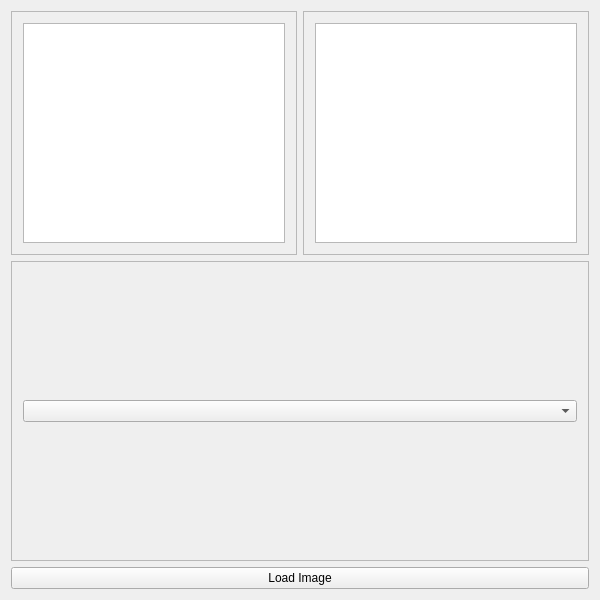
<?xml version="1.0" encoding="UTF-8"?>
<ui version="4.0">
 <class>MainWindow</class>
 <widget class="QWidget" name="MainWindow">
  <property name="geometry">
   <rect>
    <x>0</x>
    <y>0</y>
    <width>600</width>
    <height>600</height>
   </rect>
  </property>
  <property name="sizePolicy">
   <sizepolicy hsizetype="Preferred" vsizetype="Preferred">
    <horstretch>0</horstretch>
    <verstretch>0</verstretch>
   </sizepolicy>
  </property>
  <property name="minimumSize">
   <size>
    <width>600</width>
    <height>600</height>
   </size>
  </property>
  <property name="windowTitle">
   <string>MainWindow</string>
  </property>
  <layout class="QGridLayout" name="gridLayout">
   <item row="0" column="0">
    <layout class="QGridLayout" name="gridLayout_2">
     <item row="1" column="0">
      <widget class="QFrame" name="frame_orig">
       <property name="frameShape">
        <enum>QFrame::StyledPanel</enum>
       </property>
       <property name="frameShadow">
        <enum>QFrame::Raised</enum>
       </property>
       <layout class="QGridLayout" name="gridLayout_3">
        <item row="0" column="1">
         <widget class="QGraphicsView" name="graphics_orig"/>
        </item>
       </layout>
      </widget>
     </item>
     <item row="4" column="0" colspan="2">
      <widget class="QPushButton" name="load_button">
       <property name="text">
        <string>Load Image</string>
       </property>
      </widget>
     </item>
     <item row="1" column="1">
      <widget class="QFrame" name="frame_intensity">
       <property name="frameShape">
        <enum>QFrame::StyledPanel</enum>
       </property>
       <property name="frameShadow">
        <enum>QFrame::Raised</enum>
       </property>
       <layout class="QGridLayout" name="gridLayout_4">
        <item row="0" column="0">
         <widget class="QGraphicsView" name="graphics_channel"/>
        </item>
       </layout>
      </widget>
     </item>
     <item row="3" column="0" colspan="2">
      <widget class="QFrame" name="frame_hist">
       <property name="minimumSize">
        <size>
         <width>0</width>
         <height>300</height>
        </size>
       </property>
       <property name="frameShape">
        <enum>QFrame::StyledPanel</enum>
       </property>
       <property name="frameShadow">
        <enum>QFrame::Raised</enum>
       </property>
       <layout class="QGridLayout" name="gridLayout_5">
        <item row="0" column="0">
         <widget class="QComboBox" name="comboBox"/>
        </item>
       </layout>
      </widget>
     </item>
    </layout>
   </item>
  </layout>
 </widget>
 <layoutdefault spacing="6" margin="11"/>
 <resources/>
 <connections/>
</ui>
